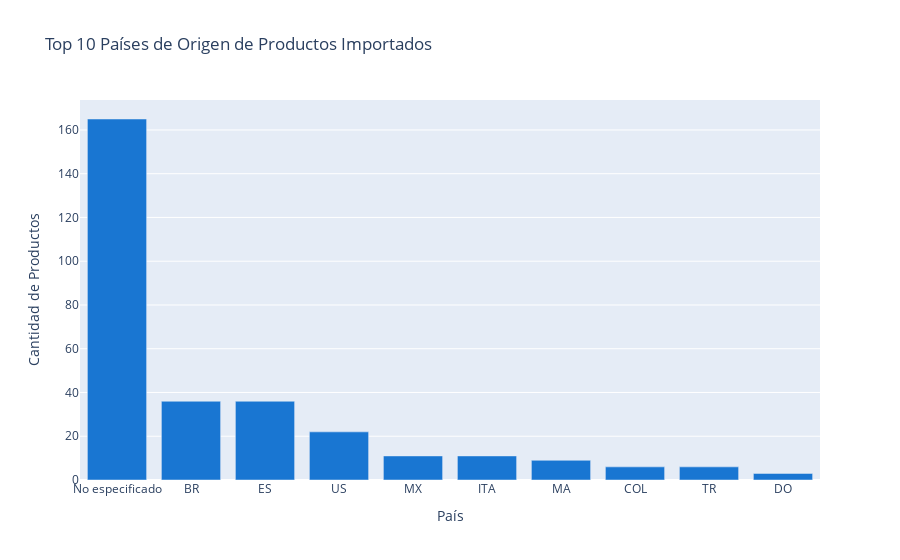

The code cell stored with this chart in its notebook:
### Code cell
fig = grafica_paises(productos, top=10)
mostrar_grafica(fig)

### Figure 1 — Plotly figure (JSON) as saved in the notebook; plotly's stock layout.template omitted (floating-point values rounded to 4 significant figures)
{"data": [{"marker": {"color": "#1976D2"}, "type": "bar", "x": ["No especificado", "BR", "ES", "US", "MX", "ITA", "MA", "COL", "TR", "DO"], "y": [165, 36, 36, 22, 11, 11, 9, 6, 6, 3]}], "layout": {"font": {"size": 12}, "title": {"text": "Top 10 Países de Origen de Productos Importados"}, "xaxis": {"title": {"text": "País"}}, "yaxis": {"title": {"text": "Cantidad de Productos"}}}}
